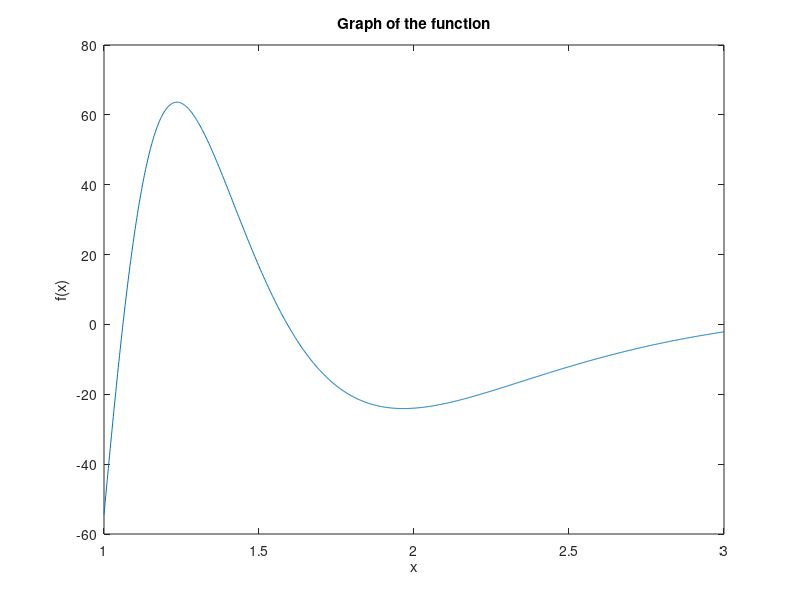

This figure's MATLAB source: (Note: this script raises an error after producing the figure.)
% 1.
% % Define the function and its second derivative
% f = @(x) exp(-x.^2);
% f2 = @(x) (4*x.^2 - 2).*exp(-x.^2);

% % Define the limits of integration
% a = 1;
% b = 1.5;

% % Calculate the integral using the rectangle rule
% E = (a + b) / 2;  % midpoint
% R1 = ((b - a)^3 / 24) * f2(E);  % error term
% I_rect = (b - a) * f(E) + R1;

% % Display the result
% disp(['Rectangle rule: ', num2str(I_rect)])

% % Define the values of n
% n_values = [150, 500];

% % Initialize the results vector
% I_values = zeros(size(n_values));

% % Calculate the integral for each value of n using the repeated rectangle rule
% for i = 1:length(n_values)
%     n = n_values(i);
%     h = (b - a) / n;
%     x = a + h/2 : h : b;
%     Rn = ((b - a)^3 / (24 * n^2)) * f2(E);  % error term
%     I_values(i) = h * sum(f(x)) + Rn;
% end

% % Display the results
% for i = 1:length(n_values)
%     disp(['n = ', num2str(n_values(i)), ', I = ', num2str(I_values(i))])
% end

% % Plot the function
% x = linspace(a, b, 100);
% y = f(x);
% figure
% plot(x, y, 'b')
% hold on

% % Plot the rectangle
% x_rect = [a a b b];
% y_rect = [0 f(E) f(E) 0];
% plot(x_rect, y_rect, 'r')

% % Set the plot labels and title
% xlabel('x')
% ylabel('f(x)')
% title('Approximation of the integral using the rectangle rule')
% legend('f(x)', 'Rectangle', 'Location', 'Best')

% % Hold off the plot
% hold off

% 2.
% % Define the function
% f = @(x) 2 ./ (1 + x.^2);

% % Define the limits of integration
% a = 0;
% b = 1;

% % Define the precision
% epsilon = 10^-4;

% % Initialize the Romberg matrix
% R = zeros(10, 10);

% % Calculate the first element of the sequence using the trapezium formula
% h = b - a;
% R(1, 1) = h/2 * (f(a) + f(b));

% % Calculate the rest of the sequence using the Romberg algorithm
% for i = 2:10
%     h = h / 2;
%     sum = 0;
%     for k = 1:2^(i-2)
%         sum = sum + f(a + (2*k-1)*h);
%     end
%     R(i, 1) = 1/2 * R(i-1, 1) + h * sum;
%     for j = 2:i
%         R(i, j) = R(i, j-1) + (R(i, j-1) - R(i-1, j-1)) / (4^(j-1) - 1);
%     end
%     if (i > 1 && abs(R(i, i) - R(i-1, i-1)) < epsilon)
%         break;
%     end
% end

% % Display the result
% disp(['Romberg algorithm for trapezium formula: ', num2str(R(i, i))])

% % Initialize the Aitken matrix
% A = zeros(10, 10);

% % Calculate the first element of the sequence using the trapezium formula
% h = b - a;
% A(1, 1) = h/2 * (f(a) + f(b));

% % Calculate the rest of the sequence using the Aitken's form of the Romberg algorithm
% for i = 2:10
%     h = h / 2;
%     sum = 0;
%     for k = 1:2^(i-2)
%         sum = sum + f(a + (2*k-1)*h);
%     end
%     A(i, 1) = 1/2 * A(i-1, 1) + h * sum;
%     for j = 2:i
%         A(i, j) = ((4^(j-1)) * A(i, j-1) - A(i-1, j-1)) / (4^(j-1) - 1);
%     end
%     if (i > 1 && abs(A(i, i) - A(i-1, i-1)) < epsilon)
%         break;
%     end
% end

% % Display the result
% disp(['Aitken''s form of the Romberg algorithm: ', num2str(A(i, i))])

% 3.
% Define the function
f = @(x) 100./x.^2 .* sin(10./x);

% Define the limits of integration
a = 1;
b = 3;

% Define the precision
epsilon = 10^-4;

% Plot the function
x = linspace(a, b, 1000);
y = f(x);
figure
plot(x, y)
xlabel('x')
ylabel('f(x)')
title('Graph of the function')

% Define the Simpson's rule
Simpson = @(a, b) (b - a) / 6 * (f(a) + 4*f((a + b) / 2) + f(b));

% Calculate the integral using the adaptive quadrature algorithm
I_adquad = adquad(a, b, epsilon, Simpson);

% Display the result
disp(['Adaptive quadrature: ', num2str(I_adquad)])

% Define the values of n
n_values = [50, 100];

% Initialize the results vector
I_values = zeros(size(n_values));

% Calculate the integral for each value of n using the repeated Simpson's rule
for i = 1:length(n_values)
    n = n_values(i);
    h = (b - a) / n;
    x = a:h:b;
    I_values(i) = h/3 * (f(a) + 4*sum(f(x(2:2:end-1))) + 2*sum(f(x(3:2:end-2))) + f(b));
end

% Display the results
for i = 1:length(n_values)
    disp(['n = ', num2str(n_values(i)), ', I = ', num2str(I_values(i))])
end

% Define the correct value of the integral
I_correct = -1.4260247818;

% Calculate the absolute errors
errors = abs(I_values - I_correct);

% Display the errors
for i = 1:length(n_values)
    disp(['n = ', num2str(n_values(i)), ', error = ', num2str(errors(i))])
end

% Define the adaptive quadrature algorithm
function I = adquad(a, b, er, Simpson)
I1 = Simpson(a, b);
I2 = Simpson(a, (a + b)/2) + Simpson((a + b) / 2, b);
if abs(I1 - I2) < 15 * er
    I = I2;
else
    I = adquad(a, (a + b) / 2, er / 2, Simpson) + adquad((a + b) / 2, b, er / 2, Simpson);
end
end